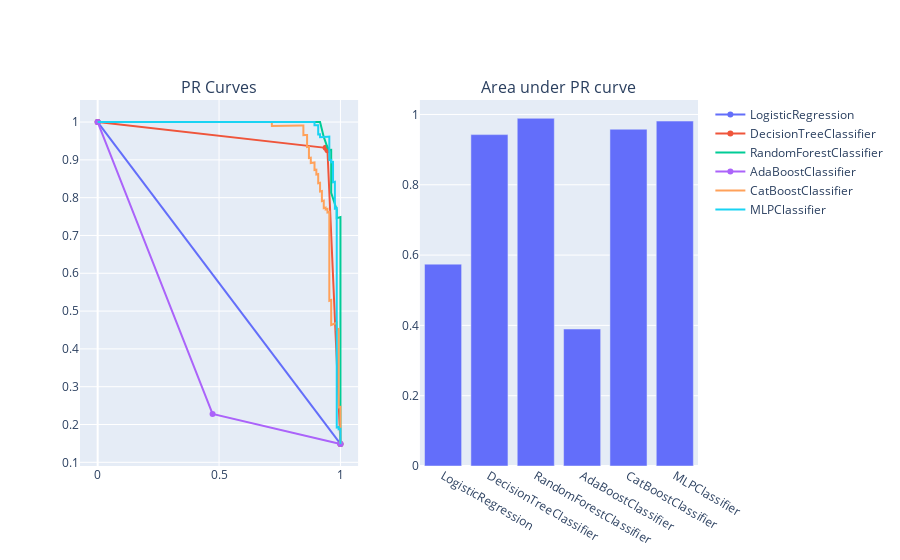

The code cell stored with this chart in its notebook:
### Code cell
from plotly.express import bar
from plotly.graph_objects import Scatter
from plotly.subplots import make_subplots

figure = make_subplots(rows=1, cols=2, subplot_titles=['PR Curves', 'Area under PR curve'])

pr_aucs = dict()

for pipeline in model_pipelines:
    probas = pipeline.predict_proba(x_val)[:, 1]
    clf_name = get_model_name(pipeline[-1])
    precision, recall, _ = precision_recall_curve(y_val.astype('int'), probas)
    pr_aucs[clf_name] = pr_auc(precision, recall)
    figure.add_trace(Scatter(x=recall, y=precision, name=clf_name), row=1, col=1)

figure.add_trace(bar(x=list(pr_aucs.keys()), y=list(pr_aucs.values())).data[0], row=1, col=2)

### Figure 1 — Plotly figure (JSON) as saved in the notebook; plotly's stock layout.template omitted (floating-point values rounded to 4 significant figures; data arrays with more than 128 entries replaced by an {"elided": "..."} marker saying what was removed)
{"data": [{"name": "LogisticRegression", "x": [1.0, 0.0], "y": [0.1485, 1.0], "type": "scatter", "xaxis": "x", "yaxis": "y"}, {"name": "DecisionTreeClassifier", "x": [1.0, 0.9466, 0.9389, 0.0], "y": [0.1485, 0.9254, 0.9318, 1.0], "type": "scatter", "xaxis": "x", "yaxis": "y"}, {"name": "RandomForestClassifier", "x": {"elided": "187 float values"}, "y": {"elided": "187 float values"}, "type": "scatter", "xaxis": "x", "yaxis": "y"}, {"name": "AdaBoostClassifier", "x": [1.0, 0.4733, 0.0], "y": [0.1485, 0.2279, 1.0], "type": "scatter", "xaxis": "x", "yaxis": "y"}, {"name": "CatBoostClassifier", "x": {"elided": "864 float values"}, "y": {"elided": "864 float values"}, "type": "scatter", "xaxis": "x", "yaxis": "y"}, {"name": "MLPClassifier", "x": {"elided": "883 float values"}, "y": {"elided": "883 float values"}, "type": "scatter", "xaxis": "x", "yaxis": "y"}, {"alignmentgroup": "True", "hovertemplate": "x=%{x}<br>y=%{y}<extra></extra>", "legendgroup": "", "marker": {"color": "#636efa", "pattern": {"shape": ""}}, "name": "", "offsetgroup": "", "orientation": "v", "showlegend": false, "textposition": "auto", "x": ["LogisticRegression", "DecisionTreeClassifier", "RandomForestClassifier", "AdaBoostClassifier", "CatBoostClassifier", "MLPClassifier"], "xaxis": "x2", "y": [0.5743, 0.9427, 0.9891, 0.3897, 0.958, 0.9812], "yaxis": "y2", "type": "bar"}], "layout": {"xaxis": {"anchor": "y", "domain": [0.0, 0.45]}, "yaxis": {"anchor": "x", "domain": [0.0, 1.0]}, "xaxis2": {"anchor": "y2", "domain": [0.55, 1.0]}, "yaxis2": {"anchor": "x2", "domain": [0.0, 1.0]}, "annotations": [{"font": {"size": 16}, "showarrow": false, "text": "PR Curves", "x": 0.225, "xanchor": "center", "xref": "paper", "y": 1.0, "yanchor": "bottom", "yref": "paper"}, {"font": {"size": 16}, "showarrow": false, "text": "Area under PR curve", "x": 0.775, "xanchor": "center", "xref": "paper", "y": 1.0, "yanchor": "bottom", "yref": "paper"}]}}
